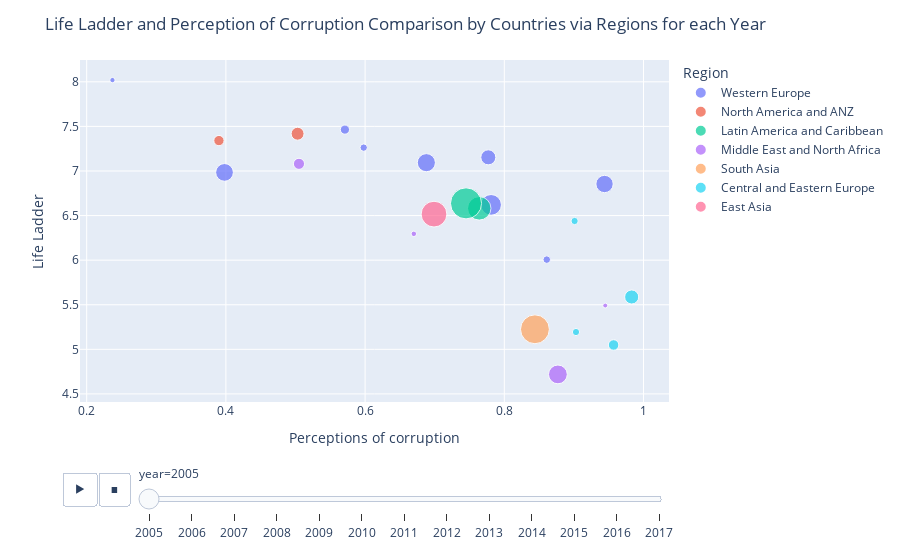

The notebook cell saved with this chart:
### Markdown cell above
<a id = "13"></a>
## Relationship Between Happiness and Preception of Corruption

### Code cell
fig = px.scatter(pop_df.sort_values("year"),
                 x = "Perceptions of corruption",
                 y = "Life Ladder",
                 animation_frame = "year",
                 animation_group = "Country name",
                 size = "Population",
                 color = "Region",
                 hover_name = "Country name",
                 size_max = 60);

fig.update_layout(title = "Life Ladder and Perception of Corruption Comparison by Countries via Regions for each Year");
fig.show();

### Figure 1 — Plotly figure (JSON) as saved in the notebook; plotly's stock layout.template omitted (floating-point values rounded to 4 significant figures)
{"data": [{"hovertemplate": "<b>%{hovertext}</b><br><br>Region=Western Europe<br>year=2005<br>Perceptions of corruption=%{x}<br>Life Ladder=%{y}<br>Population=%{marker.size}<extra></extra>", "hovertext": ["Netherlands", "Germany", "United Kingdom", "France", "Greece", "Denmark", "Belgium", "Sweden", "Spain", "Italy"], "ids": ["Netherlands", "Germany", "United Kingdom", "France", "Greece", "Denmark", "Belgium", "Sweden", "Spain", "Italy"], "legendgroup": "Western Europe", "marker": {"color": "#636efa", "size": [16320000.0, 82470000.0, 60400000.0, 63180000.0, 10990000.0, 5419000.0, 10480000.0, 9030000.0, 43650000.0, 57970000.0], "sizemode": "area", "sizeref": 385100.0, "symbol": "circle"}, "mode": "markers", "name": "Western Europe", "orientation": "v", "showlegend": true, "type": "scatter", "x": [0.571, 0.781, 0.398, 0.688, 0.861, 0.237, 0.598, null, 0.777, 0.944], "xaxis": "x", "y": [7.464, 6.62, 6.984, 7.093, 6.006, 8.019, 7.262, 7.376, 7.153, 6.854], "yaxis": "y"}, {"hovertemplate": "<b>%{hovertext}</b><br><br>Region=North America and ANZ<br>year=2005<br>Perceptions of corruption=%{x}<br>Life Ladder=%{y}<br>Population=%{marker.size}<extra></extra>", "hovertext": ["Australia", "Canada"], "ids": ["Australia", "Canada"], "legendgroup": "North America and ANZ", "marker": {"color": "#EF553B", "size": [20390000.0, 32240000.0], "sizemode": "area", "sizeref": 385100.0, "symbol": "circle"}, "mode": "markers", "name": "North America and ANZ", "orientation": "v", "showlegend": true, "type": "scatter", "x": [0.39, 0.503], "xaxis": "x", "y": [7.341, 7.418], "yaxis": "y"}, {"hovertemplate": "<b>%{hovertext}</b><br><br>Region=Latin America and Caribbean<br>year=2005<br>Perceptions of corruption=%{x}<br>Life Ladder=%{y}<br>Population=%{marker.size}<extra></extra>", "hovertext": ["Mexico", "Brazil"], "ids": ["Mexico", "Brazil"], "legendgroup": "Latin America and Caribbean", "marker": {"color": "#00cc96", "size": [106000000.0, 186100000.0], "sizemode": "area", "sizeref": 385100.0, "symbol": "circle"}, "mode": "markers", "name": "Latin America and Caribbean", "orientation": "v", "showlegend": true, "type": "scatter", "x": [0.764, 0.745], "xaxis": "x", "y": [6.581, 6.637], "yaxis": "y"}, {"hovertemplate": "<b>%{hovertext}</b><br><br>Region=Middle East and North Africa<br>year=2005<br>Perceptions of corruption=%{x}<br>Life Ladder=%{y}<br>Population=%{marker.size}<extra></extra>", "hovertext": ["Turkey", "Saudi Arabia", "Lebanon", "Jordan"], "ids": ["Turkey", "Saudi Arabia", "Lebanon", "Jordan"], "legendgroup": "Middle East and North Africa", "marker": {"color": "#ab63fa", "size": [67900000.0, 23820000.0, 4699000.0, 5766000.0], "sizemode": "area", "sizeref": 385100.0, "symbol": "circle"}, "mode": "markers", "name": "Middle East and North Africa", "orientation": "v", "showlegend": true, "type": "scatter", "x": [0.877, 0.505, 0.945, 0.67], "xaxis": "x", "y": [4.719, 7.08, 5.491, 6.295], "yaxis": "y"}, {"hovertemplate": "<b>%{hovertext}</b><br><br>Region=South Asia<br>year=2005<br>Perceptions of corruption=%{x}<br>Life Ladder=%{y}<br>Population=%{marker.size}<extra></extra>", "hovertext": ["Pakistan"], "ids": ["Pakistan"], "legendgroup": "South Asia", "marker": {"color": "#FFA15A", "size": [160300000.0], "sizemode": "area", "sizeref": 385100.0, "symbol": "circle"}, "mode": "markers", "name": "South Asia", "orientation": "v", "showlegend": true, "type": "scatter", "x": [0.844], "xaxis": "x", "y": [5.225], "yaxis": "y"}, {"hovertemplate": "<b>%{hovertext}</b><br><br>Region=Central and Eastern Europe<br>year=2005<br>Perceptions of corruption=%{x}<br>Life Ladder=%{y}<br>Population=%{marker.size}<extra></extra>", "hovertext": ["Poland", "Romania", "Czech Republic", "Hungary"], "ids": ["Poland", "Romania", "Czech Republic", "Hungary"], "legendgroup": "Central and Eastern Europe", "marker": {"color": "#19d3f3", "size": [38170000.0, 21320000.0, 10210000.0, 10090000.0], "sizemode": "area", "sizeref": 385100.0, "symbol": "circle"}, "mode": "markers", "name": "Central and Eastern Europe", "orientation": "v", "showlegend": true, "type": "scatter", "x": [0.983, 0.957, 0.901, 0.903], "xaxis": "x", "y": [5.587, 5.049, 6.439, 5.194], "yaxis": "y"}, {"hovertemplate": "<b>%{hovertext}</b><br><br>Region=East Asia<br>year=2005<br>Perceptions of corruption=%{x}<br>Life Ladder=%{y}<br>Population=%{marker.size}<extra></extra>", "hovertext": ["Japan"], "ids": ["Japan"], "legendgroup": "East Asia", "marker": {"color": "#FF6692", "size": [127800000.0], "sizemode": "area", "sizeref": 385100.0, "symbol": "circle"}, "mode": "markers", "name": "East Asia", "orientation": "v", "showlegend": true, "type": "scatter", "x": [0.699], "xaxis": "x", "y": [6.516], "yaxis": "y"}], "layout": {"legend": {"itemsizing": "constant", "title": {"text": "Region"}, "tracegroupgap": 0}, "margin": {"t": 60}, "sliders": [{"active": 0, "currentvalue": {"prefix": "year="}, "len": 0.9, "pad": {"b": 10, "t": 60}, "steps": [{"args": [["2005"], {"frame": {"duration": 0, "redraw": false}, "fromcurrent": true, "mode": "immediate", "transition": {"duration": 0, "easing": "linear"}}], "label": "2005", "method": "animate"}, {"args": [["2006"], {"frame": {"duration": 0, "redraw": false}, "fromcurrent": true, "mode": "immediate", "transition": {"duration": 0, "easing": "linear"}}], "label": "2006", "method": "animate"}, {"args": [["2007"], {"frame": {"duration": 0, "redraw": false}, "fromcurrent": true, "mode": "immediate", "transition": {"duration": 0, "easing": "linear"}}], "label": "2007", "method": "animate"}, {"args": [["2008"], {"frame": {"duration": 0, "redraw": false}, "fromcurrent": true, "mode": "immediate", "transition": {"duration": 0, "easing": "linear"}}], "label": "2008", "method": "animate"}, {"args": [["2009"], {"frame": {"duration": 0, "redraw": false}, "fromcurrent": true, "mode": "immediate", "transition": {"duration": 0, "easing": "linear"}}], "label": "2009", "method": "animate"}, {"args": [["2010"], {"frame": {"duration": 0, "redraw": false}, "fromcurrent": true, "mode": "immediate", "transition": {"duration": 0, "easing": "linear"}}], "label": "2010", "method": "animate"}, {"args": [["2011"], {"frame": {"duration": 0, "redraw": false}, "fromcurrent": true, "mode": "immediate", "transition": {"duration": 0, "easing": "linear"}}], "label": "2011", "method": "animate"}, {"args": [["2012"], {"frame": {"duration": 0, "redraw": false}, "fromcurrent": true, "mode": "immediate", "transition": {"duration": 0, "easing": "linear"}}], "label": "2012", "method": "animate"}, {"args": [["2013"], {"frame": {"duration": 0, "redraw": false}, "fromcurrent": true, "mode": "immediate", "transition": {"duration": 0, "easing": "linear"}}], "label": "2013", "method": "animate"}, {"args": [["2014"], {"frame": {"duration": 0, "redraw": false}, "fromcurrent": true, "mode": "immediate", "transition": {"duration": 0, "easing": "linear"}}], "label": "2014", "method": "animate"}, {"args": [["2015"], {"frame": {"duration": 0, "redraw": false}, "fromcurrent": true, "mode": "immediate", "transition": {"duration": 0, "easing": "linear"}}], "label": "2015", "method": "animate"}, {"args": [["2016"], {"frame": {"duration": 0, "redraw": false}, "fromcurrent": true, "mode": "immediate", "transition": {"duration": 0, "easing": "linear"}}], "label": "2016", "method": "animate"}, {"args": [["2017"], {"frame": {"duration": 0, "redraw": false}, "fromcurrent": true, "mode": "immediate", "transition": {"duration": 0, "easing": "linear"}}], "label": "2017", "method": "animate"}], "x": 0.1, "xanchor": "left", "y": 0, "yanchor": "top"}], "title": {"text": "Life Ladder and Perception of Corruption Comparison by Countries via Regions for each Year"}, "updatemenus": [{"buttons": [{"args": [null, {"frame": {"duration": 500, "redraw": false}, "fromcurrent": true, "mode": "immediate", "transition": {"duration": 500, "easing": "linear"}}], "label": "&#9654;", "method": "animate"}, {"args": [[null], {"frame": {"duration": 0, "redraw": false}, "fromcurrent": true, "mode": "immediate", "transition": {"duration": 0, "easing": "linear"}}], "label": "&#9724;", "method": "animate"}], "direction": "left", "pad": {"r": 10, "t": 70}, "showactive": false, "type": "buttons", "x": 0.1, "xanchor": "right", "y": 0, "yanchor": "top"}], "xaxis": {"anchor": "y", "domain": [0.0, 1.0], "title": {"text": "Perceptions of corruption"}}, "yaxis": {"anchor": "x", "domain": [0.0, 1.0], "title": {"text": "Life Ladder"}}}}
